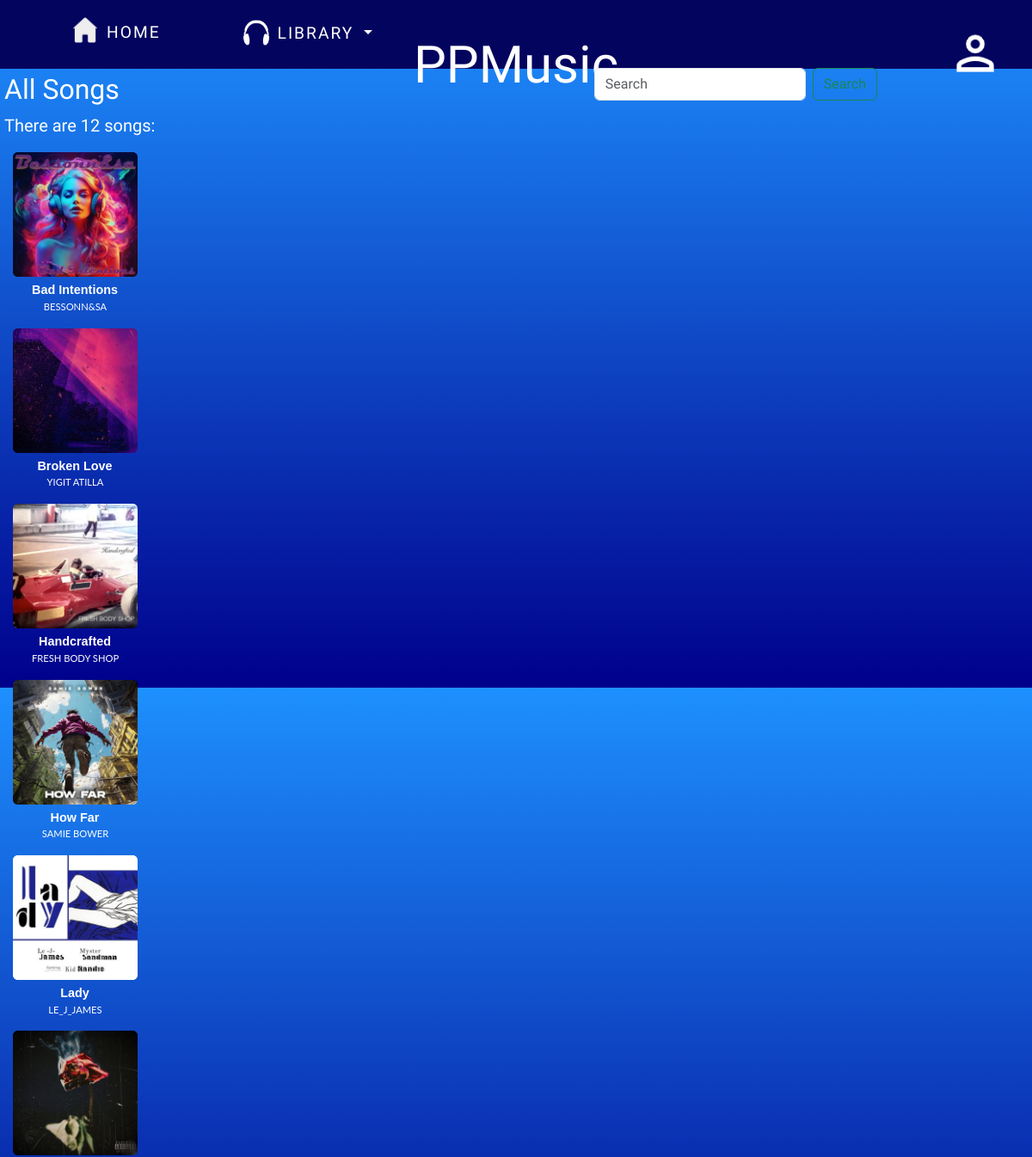
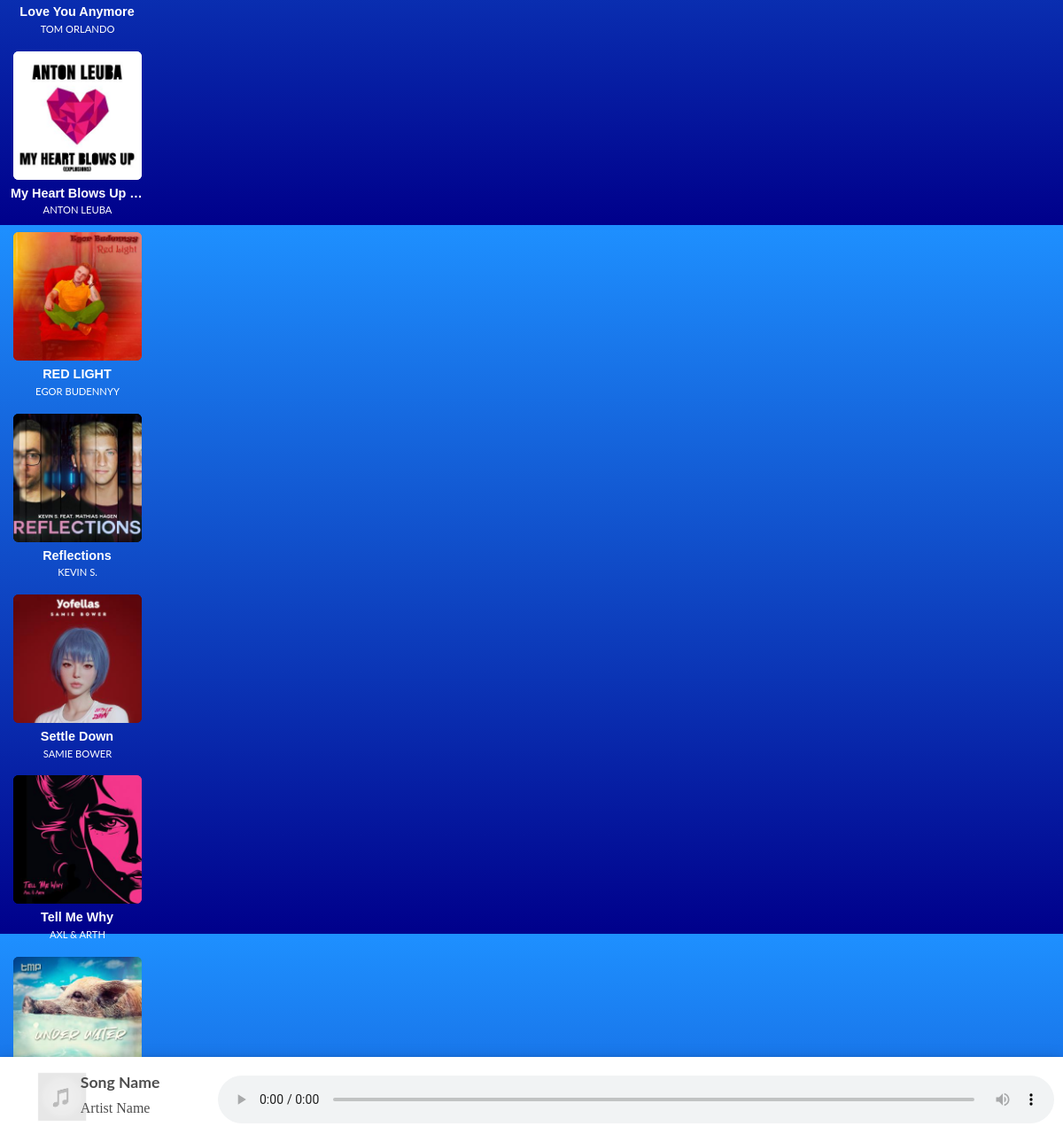
The page / on the database its author committed (2 pictures, top to bottom).
### music/models.py (models this page shows, shortened)
class Song(models.Model):
    song_id = models.AutoField(primary_key=True)
    name = models.CharField(max_length=50)
    artist = models.CharField(max_length=50)
    album = models.CharField(max_length=50, blank=True)
    genre = models.CharField(max_length=20, blank=True, default='Album')
    song = models.FileField(upload_to="songs/", validators=[FileExtensionValidator(allowed_extensions=['mp3', 'wav'])], default="name")
    image = models.ImageField(upload_to="songimage/", validators=[FileExtensionValidator(allowed_extensions=['jpeg', 'jpg', 'png'])], default="https://placehold.co/300x300/png")
    data = models.DateTimeField(auto_now=False, auto_now_add=True)
    slug = models.SlugField()
    class Meta:
        ordering = ['name']

### PPM_elaborato_backend/views.py (the view)
# urls.py: path('', views.homepage, name="homepage"),
def homepage(request):
    songs = Song.objects.all()
    return render(request, 'homepage.html', {'songs': songs})

### templates/homepage.html (shortened to what this page needs)
{% extends 'layout.html' %}
{% block main-content %}
    <div id="All-songs" style="padding: 5px">
        <h2 id>All Songs</h2>
        {% if songs %}
            <p>There are {{ songs|length }} songs:</p>
        {% else %}
            <p>No songs found.</p>
        {% endif %}
        <div class="main-carousel" data-flickity='{"groupCells":5 , "contain": true, "pageDots": false, "draggable": false, "cellAlign": "left", "lazyLoad": true}'>
            {% for i in songs %}
                <div class="carousel-cell">
                    <section class="main_song">
                        <div class="song-card">
                            <div class="containera">
                                <img src="{{i.image}}" id="A_{{i.id}}" alt="song cover">
                                <div class="overlaya"></div>
                            </div>
                        </div>
                        <div>
                            <p class="songName" id="B_{{i.id}}">{{i.name}}</p>
                            <p class="artistName">{{i.artist}}</p>
                        </div>
                    </section>
                </div>
            {% endfor %}
        </div>
    </div>
    <div id="audio_main" class="audio-decs">
        <div class="audio-data">
            <div>
                <img id="audio-img" src="/media/images/music-placeholder.png" alt="Image here">
            </div>
            <div id="text-song">
                <h4 id="audio-song">Song Name</h4>
                <p id="audio-movie">Artist Name</p>
            </div>
        </div>
        <div style="margin: auto 0">
            <audio preload="auto" controls id="audioPlayer">
                <source src="" id="audioSource">
            </audio>
        </div>
    </div>
{% endblock %}

### templates/layout.html (shortened to what this page needs)
{% load static %}
<html lang="en">
<head>
    <link href="https://cdn.jsdelivr.net/npm/bootstrap@5.3.3/dist/css/bootstrap.min.css" rel="stylesheet">
    <link rel="stylesheet" href="{% static 'css/style.css' %}">
    <link rel="stylesheet" href="https://unpkg.com/flickity@2/dist/flickity.min.css">
    <link rel="stylesheet" href="https://pro.fontawesome.com/releases/v5.10.0/css/all.css" />
</head>
<body>
    <header>
        {% block header %}
        <nav id="header_menu">
            <a href="{% url 'homepage' %}" id="home-link">
                <p><img src="/media/images/home.png" width="30px" alt="home image">HOME</p>
            </a>
        {% if user.is_authenticated %}
            <div class="dropdown">
                <button class="btn btn-primary dropdown-toggle" type="button" data-bs-toggle="dropdown" aria-expanded="false">
                    <img src="/media/images/headphones-2-48.png" width="30px">LIBRARY
                </button>
                <ul class="dropdown-menu" data-bs-theme="dark">
                    <li><a class="dropdown-item" href="#">YOUR PLAYLISTS</a></li>
                    <li><a class="dropdown-item" href="#">DISCOVER</a></li>
                    <li class="dropdown-divider"></li>
                    <li><a class="dropdown-item" onclick="document.getElementById('modal-wrapper-playlist').style.display='block'">+ CREATE A NEW PLAYLIST</a></li>
                </ul>
        {% else %}
            <button class="btn btn-primary dropdown-toggle dropdown" id="librarybtn">
                <a href="{% url 'users:login' %}"><img src="../media/images/headphones-2-48.png" width="30px">LIBRARY</a>
            </button>
        {% endif %}
            <h1><a href="{% url 'homepage' %}">PPMusic</a></h1>
            <form class="d-flex" role="search">
                <input class="form-control me-2" type="search" placeholder="Search" aria-label="Search">
                <button class="btn btn-outline-success" type="submit">Search</button>
            </form>
            {% if user.is_authenticated %}
                <div class="welcome">
                    <h4>Welcome, {{user.username}}!</h4>
                    <a href="users/logout">Log Out</a>
                </div>
            {% else %}
                <a href="{% url 'users:login' %}"><img src="/media/images/user_icon.png" class="icon"></a>
            {% endif %}
        </nav>
        {% endblock %}
    </header>
    <main>
    {% block main-content %}
    {% endblock %}
    </main>
</body>
</html>

### static/css/style.css (style rules this page uses)
body { max-width: 100%; background-color: blue; background-image: linear-gradient(#1e90ff, #00008b); color:white; font-family: Oswald, Verdana, serif; font-size: 20px; }
header { height: 10%; background-color: #03045e; }
a { text-decoration: none; cursor: pointer; color:white; }
#header_menu { display:block; }
#home-link { position: relative; display: inline-block; margin-left: 7%; margin-top:1.7%; z-index: 999; }
#home-link p { font-size: 1.2rem; letter-spacing: 2px; font-family: Oswald, Verdana, serif; z-index: 999; }
#home-link img { margin-right: 10px; margin-bottom:7px; z-index: 999; }
.dropdown { display: inline-block; position: absolute; margin-top:1.4%; margin-left:7%; z-index: 999; }
.btn-primary, .btn-primary:hover, .btn-primary:active, .btn-primary:visited, .btn-primary:focus { background-color: transparent; !important; border:none;!important; color:white;!important; font-size: 1.2rem; font-family: Oswald, Verdana, serif; letter-spacing: 2px; }
.dropdown img { margin-right:10px; margin-bottom: 5px; }
h1 { font-family: Lobster, verdana, serif; font-size: 3em; color:white; position: absolute; width: 100%; top: 1.5%; text-align: center; margin: 0; padding:0; z-index: 1; }
header input { min-width:200px; z-index: 999; }
header form { display: inline-block; position: absolute; top:3%; right: 15%; z-index: 999; }
.icon { position: absolute; display: inline-block; right:2.5%; top:1%; margin: 0 0 20px 20px; max-width:4.5rem; z-index: 999; }
.song-card { margin: 0 10px; height: 150px; width: 150px; }
.main_song { width: 165px; }
.song-card img { border-radius: 3%; margin: auto; height: 200px; width: 150px; }
.containera { border-radius: 4%; position: relative; margin-top: 10px; width: 145px; height: 145px; }
.overlaya { position: absolute; border-radius: 4%; top: 0; left: 0; width: 100%; height: 100%; background: rgba(0, 0, 0, 0); transition: background 0.5s ease; }
.containera img { border-radius: 4%; position: absolute; width: 145px; height: 145px; left: 0; }
.songName { font-family: 'Baloo Bhai 2', sans-serif; color:white; width: 150px; font-weight: 700; margin:0 0 0 7px; font-size: 0.9rem; white-space: nowrap; overflow: clip; line-break: anywhere; text-overflow: ellipsis; text-align: center; }
.artistName { font-family: 'Lato', sans-serif; font-size: 0.7rem; color: white; white-space: nowrap; overflow: hidden; text-overflow: ellipsis; text-align: center; }
.audio-decs { display: grid; grid-template-columns: 20% 80%; position: fixed; bottom: 0; right: 0; width: 100%; padding: 10px; z-index: 1; background-color: white; box-shadow: 0 4px 8px 0 rgba(0, 0, 0, 0.3), 0 6px 20px 0 rgba(0, 0, 0, 0.19); }
.audio-data { display: grid; grid-template-columns: 30% 70%; }
#audio-img { height: 100%; width: 100%; max-width:60px; max-height:60px; border-radius: 4%; margin: 5px 10px 3px 30px; }
#text-song { margin: 5px 0 auto 10px; }
.audio-decs h4 { font-weight: 700; font-family: 'Lato', sans-serif; margin-top:5px; line-height: 1; font-size: 1.1rem; color: #4d4d4d; white-space: nowrap; overflow: hidden; text-overflow: ellipsis; }
.audio-decs p { font-family: 'Baloo Bhai 2', cursive; font-size: 1rem; font-weight: 500; color: #4d4d4d; white-space: nowrap; overflow: hidden; text-overflow: ellipsis; }
#audioPlayer { width: 100%; }

### rows shown on the page
Song: image (picture), name "Bad Intentions", artist "BESSONN&SA"
Song: image (picture), name "Broken Love", artist "YIGIT ATILLA"
Song: image (picture), name "Handcrafted", artist "FRESH BODY SHOP"
Song: image (picture), name "How Far", artist "SAMIE BOWER"
Song: image (picture), name "Lady", artist "LE_J_JAMES"
Song: image (picture), name "Love You Anymore", artist "TOM ORLANDO"
Song: image (picture), name "My Heart Blows Up…", artist "ANTON LEUBA"
Song: image (picture), name "RED LIGHT", artist "EGOR BUDENNYY"
Song: image (picture), name "Reflections", artist "KEVIN S."
Song: image (picture), name "Settle Down", artist "SAMIE BOWER"
Song: image (picture), name "Tell Me Why", artist "AXL & ARTH"
Song: image (picture)

### other values the page prints
{{ songs|length }} "12"
